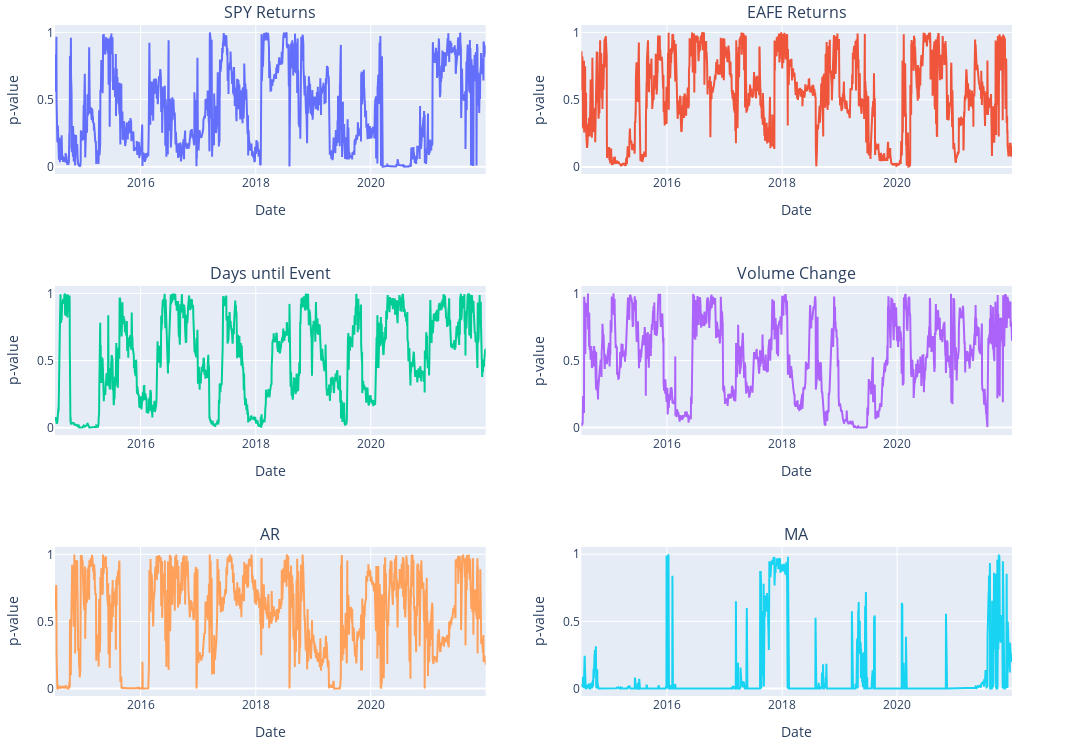

This figure's notebook cell:
### Markdown cell above
When evaluating these models, it's important to look at the p-values of the regressor coefficients. A low p-value (usually < 0.05) indicates that the coefficients are significant and meaningful. A high p-value (> 0.05) means that the coefficients may not be significant. Here, we can see that there are periods where the coefficients are significant and periods where the coefficients are not significant. This means that results from these periods should be viewed with caution. It is important to remember that the p-value is not the probability of the coefficient being significant. The p-value is a result of standardizing the T-statistics when forming the hypothesis tests and corresponding confidence intervals.

### Code cell
Model.plot_pvalues()

### Figure 1 — Plotly figure (JSON) as saved in the notebook; plotly's stock layout.template omitted (floating-point values rounded to 4 significant figures; data arrays with more than 128 entries replaced by an {"elided": "..."} marker saying what was removed)
{"data": [{"name": "SPY", "type": "scatter", "x": {"elided": "1887 str values"}, "xaxis": "x", "y": {"elided": "1887 float values"}, "yaxis": "y"}, {"name": "EAFE", "type": "scatter", "x": {"elided": "1887 str values"}, "xaxis": "x2", "y": {"elided": "1887 float values"}, "yaxis": "y2"}, {"name": "Calendar", "type": "scatter", "x": {"elided": "1887 str values"}, "xaxis": "x3", "y": {"elided": "1887 float values"}, "yaxis": "y3"}, {"name": "Volume", "type": "scatter", "x": {"elided": "1887 str values"}, "xaxis": "x4", "y": {"elided": "1887 float values"}, "yaxis": "y4"}, {"name": "AR", "type": "scatter", "x": {"elided": "1887 str values"}, "xaxis": "x5", "y": {"elided": "1887 float values"}, "yaxis": "y5"}, {"name": "MA", "type": "scatter", "x": {"elided": "1887 str values"}, "xaxis": "x6", "y": {"elided": "1887 float values"}, "yaxis": "y6"}], "layout": {"annotations": [{"font": {"size": 16}, "showarrow": false, "text": "SPY Returns", "x": 0.225, "xanchor": "center", "xref": "paper", "y": 1, "yanchor": "bottom", "yref": "paper"}, {"font": {"size": 16}, "showarrow": false, "text": "EAFE Returns", "x": 0.775, "xanchor": "center", "xref": "paper", "y": 1, "yanchor": "bottom", "yref": "paper"}, {"font": {"size": 16}, "showarrow": false, "text": "Days until Event", "x": 0.225, "xanchor": "center", "xref": "paper", "y": 0.6111, "yanchor": "bottom", "yref": "paper"}, {"font": {"size": 16}, "showarrow": false, "text": "Volume Change", "x": 0.775, "xanchor": "center", "xref": "paper", "y": 0.6111, "yanchor": "bottom", "yref": "paper"}, {"font": {"size": 16}, "showarrow": false, "text": "AR", "x": 0.225, "xanchor": "center", "xref": "paper", "y": 0.2222, "yanchor": "bottom", "yref": "paper"}, {"font": {"size": 16}, "showarrow": false, "text": "MA", "x": 0.775, "xanchor": "center", "xref": "paper", "y": 0.2222, "yanchor": "bottom", "yref": "paper"}], "height": 750, "margin": {"b": 25, "l": 25, "t": 25}, "showlegend": false, "width": 1250, "xaxis": {"anchor": "y", "domain": [0, 0.45], "title": {"text": "Date"}}, "xaxis2": {"anchor": "y2", "domain": [0.55, 1], "title": {"text": "Date"}}, "xaxis3": {"anchor": "y3", "domain": [0, 0.45], "title": {"text": "Date"}}, "xaxis4": {"anchor": "y4", "domain": [0.55, 1], "title": {"text": "Date"}}, "xaxis5": {"anchor": "y5", "domain": [0, 0.45], "title": {"text": "Date"}}, "xaxis6": {"anchor": "y6", "domain": [0.55, 1], "title": {"text": "Date"}}, "yaxis": {"anchor": "x", "domain": [0.7778, 1], "title": {"text": "p-value"}}, "yaxis2": {"anchor": "x2", "domain": [0.7778, 1], "title": {"text": "p-value"}}, "yaxis3": {"anchor": "x3", "domain": [0.3889, 0.6111], "title": {"text": "p-value"}}, "yaxis4": {"anchor": "x4", "domain": [0.3889, 0.6111], "title": {"text": "p-value"}}, "yaxis5": {"anchor": "x5", "domain": [0, 0.2222], "title": {"text": "p-value"}}, "yaxis6": {"anchor": "x6", "domain": [0, 0.2222], "title": {"text": "p-value"}}}}
